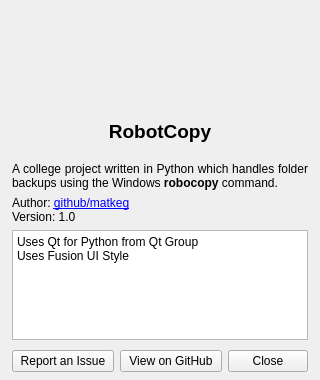
<?xml version="1.0" encoding="UTF-8"?>
<ui version="4.0">
 <class>MainWindow</class>
 <widget class="QMainWindow" name="MainWindow">
  <property name="windowModality">
   <enum>Qt::ApplicationModal</enum>
  </property>
  <property name="geometry">
   <rect>
    <x>0</x>
    <y>0</y>
    <width>320</width>
    <height>380</height>
   </rect>
  </property>
  <property name="minimumSize">
   <size>
    <width>320</width>
    <height>380</height>
   </size>
  </property>
  <property name="maximumSize">
   <size>
    <width>320</width>
    <height>380</height>
   </size>
  </property>
  <property name="windowTitle">
   <string>About RobotCopy</string>
  </property>
  <property name="windowIcon">
   <iconset resource="assets.qrc">
    <normaloff>:/sources/Identity/logo-simplified.ico</normaloff>:/sources/Identity/logo-simplified.ico</iconset>
  </property>
  <widget class="QWidget" name="layout">
   <layout class="QVBoxLayout" name="verticalLayout">
    <property name="spacing">
     <number>6</number>
    </property>
    <property name="leftMargin">
     <number>12</number>
    </property>
    <property name="topMargin">
     <number>18</number>
    </property>
    <property name="rightMargin">
     <number>12</number>
    </property>
    <property name="bottomMargin">
     <number>4</number>
    </property>
    <item alignment="Qt::AlignHCenter">
     <widget class="QLabel" name="app_logo">
      <property name="sizePolicy">
       <sizepolicy hsizetype="Fixed" vsizetype="Fixed">
        <horstretch>0</horstretch>
        <verstretch>0</verstretch>
       </sizepolicy>
      </property>
      <property name="minimumSize">
       <size>
        <width>96</width>
        <height>96</height>
       </size>
      </property>
      <property name="maximumSize">
       <size>
        <width>96</width>
        <height>96</height>
       </size>
      </property>
      <property name="baseSize">
       <size>
        <width>64</width>
        <height>64</height>
       </size>
      </property>
      <property name="contextMenuPolicy">
       <enum>Qt::DefaultContextMenu</enum>
      </property>
      <property name="autoFillBackground">
       <bool>false</bool>
      </property>
      <property name="styleSheet">
       <string notr="true">background: transparent;</string>
      </property>
      <property name="text">
       <string/>
      </property>
      <property name="pixmap">
       <pixmap resource="assets.qrc">:/sources/Identity/png/logo@96px.png</pixmap>
      </property>
      <property name="scaledContents">
       <bool>true</bool>
      </property>
      <property name="textInteractionFlags">
       <set>Qt::NoTextInteraction</set>
      </property>
     </widget>
    </item>
    <item>
     <widget class="QLabel" name="app_name">
      <property name="sizePolicy">
       <sizepolicy hsizetype="Preferred" vsizetype="Maximum">
        <horstretch>0</horstretch>
        <verstretch>0</verstretch>
       </sizepolicy>
      </property>
      <property name="minimumSize">
       <size>
        <width>0</width>
        <height>36</height>
       </size>
      </property>
      <property name="contextMenuPolicy">
       <enum>Qt::ActionsContextMenu</enum>
      </property>
      <property name="text">
       <string>&lt;html&gt;&lt;head/&gt;&lt;body&gt;&lt;p&gt;&lt;span style=&quot; font-size:14pt; font-weight:600;&quot;&gt;RobotCopy&lt;/span&gt;&lt;/p&gt;&lt;/body&gt;&lt;/html&gt;</string>
      </property>
      <property name="textFormat">
       <enum>Qt::RichText</enum>
      </property>
      <property name="alignment">
       <set>Qt::AlignHCenter|Qt::AlignTop</set>
      </property>
      <property name="wordWrap">
       <bool>true</bool>
      </property>
     </widget>
    </item>
    <item>
     <widget class="QLabel" name="app_description">
      <property name="sizePolicy">
       <sizepolicy hsizetype="Preferred" vsizetype="Preferred">
        <horstretch>0</horstretch>
        <verstretch>0</verstretch>
       </sizepolicy>
      </property>
      <property name="contextMenuPolicy">
       <enum>Qt::ActionsContextMenu</enum>
      </property>
      <property name="text">
       <string>&lt;html&gt;&lt;head/&gt;&lt;body&gt;&lt;p&gt;A college project written in Python which handles folder backups using the Windows &lt;span style=&quot; font-weight:600;&quot;&gt;robocopy&lt;/span&gt; command.&lt;/p&gt;&lt;/body&gt;&lt;/html&gt;</string>
      </property>
      <property name="textFormat">
       <enum>Qt::RichText</enum>
      </property>
      <property name="alignment">
       <set>Qt::AlignJustify|Qt::AlignVCenter</set>
      </property>
      <property name="wordWrap">
       <bool>true</bool>
      </property>
     </widget>
    </item>
    <item>
     <widget class="QLabel" name="app_general_info">
      <property name="sizePolicy">
       <sizepolicy hsizetype="Preferred" vsizetype="Preferred">
        <horstretch>0</horstretch>
        <verstretch>0</verstretch>
       </sizepolicy>
      </property>
      <property name="contextMenuPolicy">
       <enum>Qt::ActionsContextMenu</enum>
      </property>
      <property name="text">
       <string>&lt;html&gt;&lt;head/&gt;&lt;body&gt;&lt;p&gt;Author: &lt;a href=&quot;https://github.com/matkeg&quot;&gt;&lt;span style=&quot; text-decoration: underline; color:#0000ff;&quot;&gt;github/matkeg&lt;br/&gt;&lt;/span&gt;&lt;/a&gt;Version: 1.0&lt;/p&gt;&lt;/body&gt;&lt;/html&gt;</string>
      </property>
      <property name="textFormat">
       <enum>Qt::RichText</enum>
      </property>
      <property name="alignment">
       <set>Qt::AlignJustify|Qt::AlignVCenter</set>
      </property>
      <property name="wordWrap">
       <bool>true</bool>
      </property>
     </widget>
    </item>
    <item>
     <widget class="QPlainTextEdit" name="app_using">
      <property name="undoRedoEnabled">
       <bool>false</bool>
      </property>
      <property name="readOnly">
       <bool>true</bool>
      </property>
      <property name="plainText">
       <string>Uses Qt for Python from Qt Group
Uses Fusion UI Style</string>
      </property>
     </widget>
    </item>
    <item>
     <widget class="QWidget" name="actionButtons" native="true">
      <property name="sizePolicy">
       <sizepolicy hsizetype="Preferred" vsizetype="Maximum">
        <horstretch>0</horstretch>
        <verstretch>0</verstretch>
       </sizepolicy>
      </property>
      <layout class="QHBoxLayout" name="horizontalLayout">
       <property name="leftMargin">
        <number>0</number>
       </property>
       <property name="topMargin">
        <number>4</number>
       </property>
       <property name="rightMargin">
        <number>0</number>
       </property>
       <property name="bottomMargin">
        <number>4</number>
       </property>
       <item>
        <widget class="QPushButton" name="issueButton">
         <property name="sizePolicy">
          <sizepolicy hsizetype="Minimum" vsizetype="Fixed">
           <horstretch>0</horstretch>
           <verstretch>0</verstretch>
          </sizepolicy>
         </property>
         <property name="text">
          <string>Report an Issue</string>
         </property>
        </widget>
       </item>
       <item>
        <widget class="QPushButton" name="githubButton">
         <property name="sizePolicy">
          <sizepolicy hsizetype="Minimum" vsizetype="Fixed">
           <horstretch>0</horstretch>
           <verstretch>0</verstretch>
          </sizepolicy>
         </property>
         <property name="text">
          <string>View on GitHub</string>
         </property>
        </widget>
       </item>
       <item>
        <widget class="QPushButton" name="closeButton">
         <property name="sizePolicy">
          <sizepolicy hsizetype="Maximum" vsizetype="Fixed">
           <horstretch>0</horstretch>
           <verstretch>0</verstretch>
          </sizepolicy>
         </property>
         <property name="text">
          <string>Close</string>
         </property>
        </widget>
       </item>
      </layout>
     </widget>
    </item>
   </layout>
  </widget>
 </widget>
 <resources>
  <include location="assets.qrc"/>
  <include location="C:/Users/matke/AppData/Local/Programs/Python/Python313/Lib/site-packages/QtDesigner/assets.qrc"/>
 </resources>
 <connections/>
</ui>
